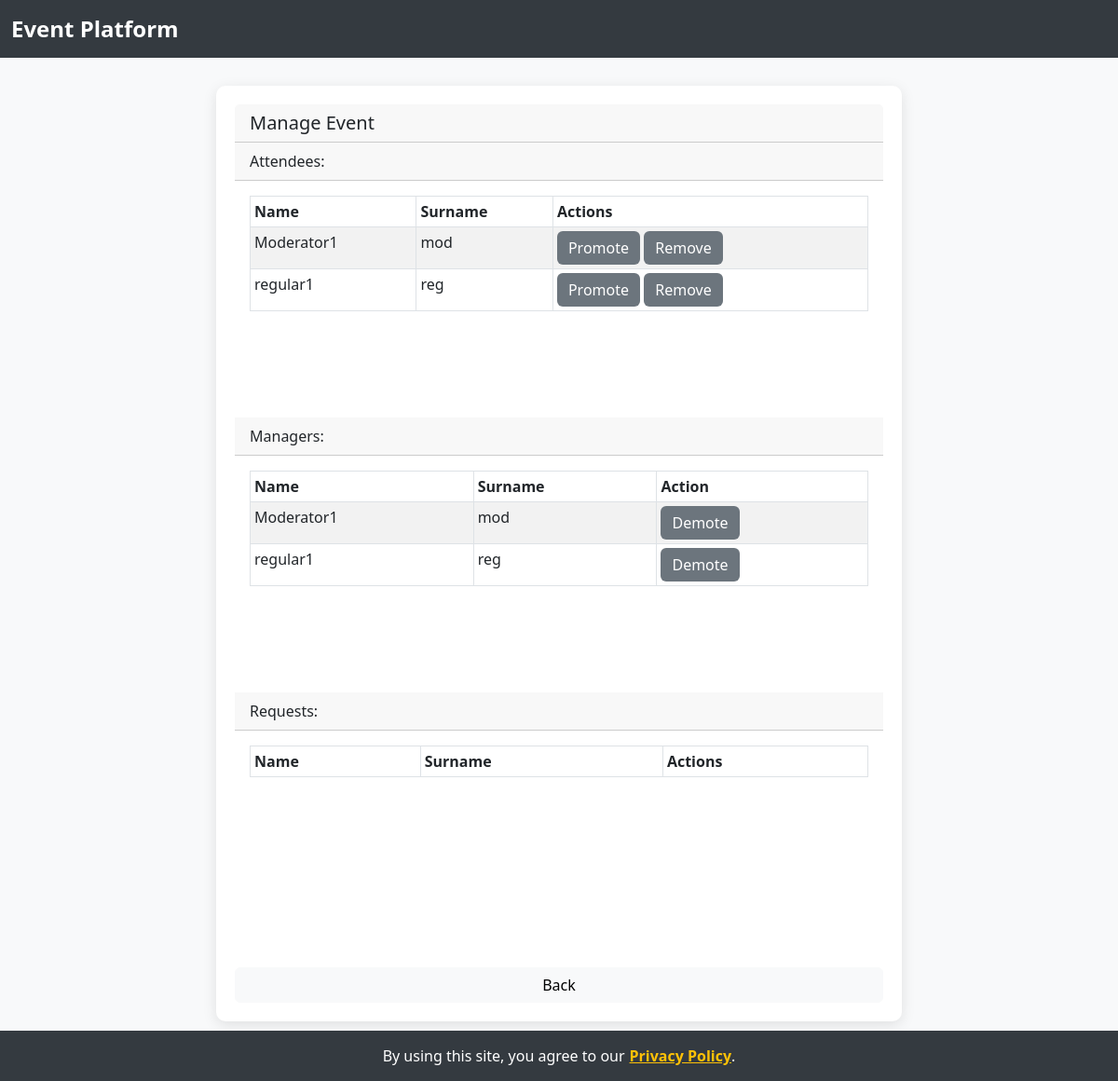
The page /manage_event/4 (signed in) on the database as committed earlier.
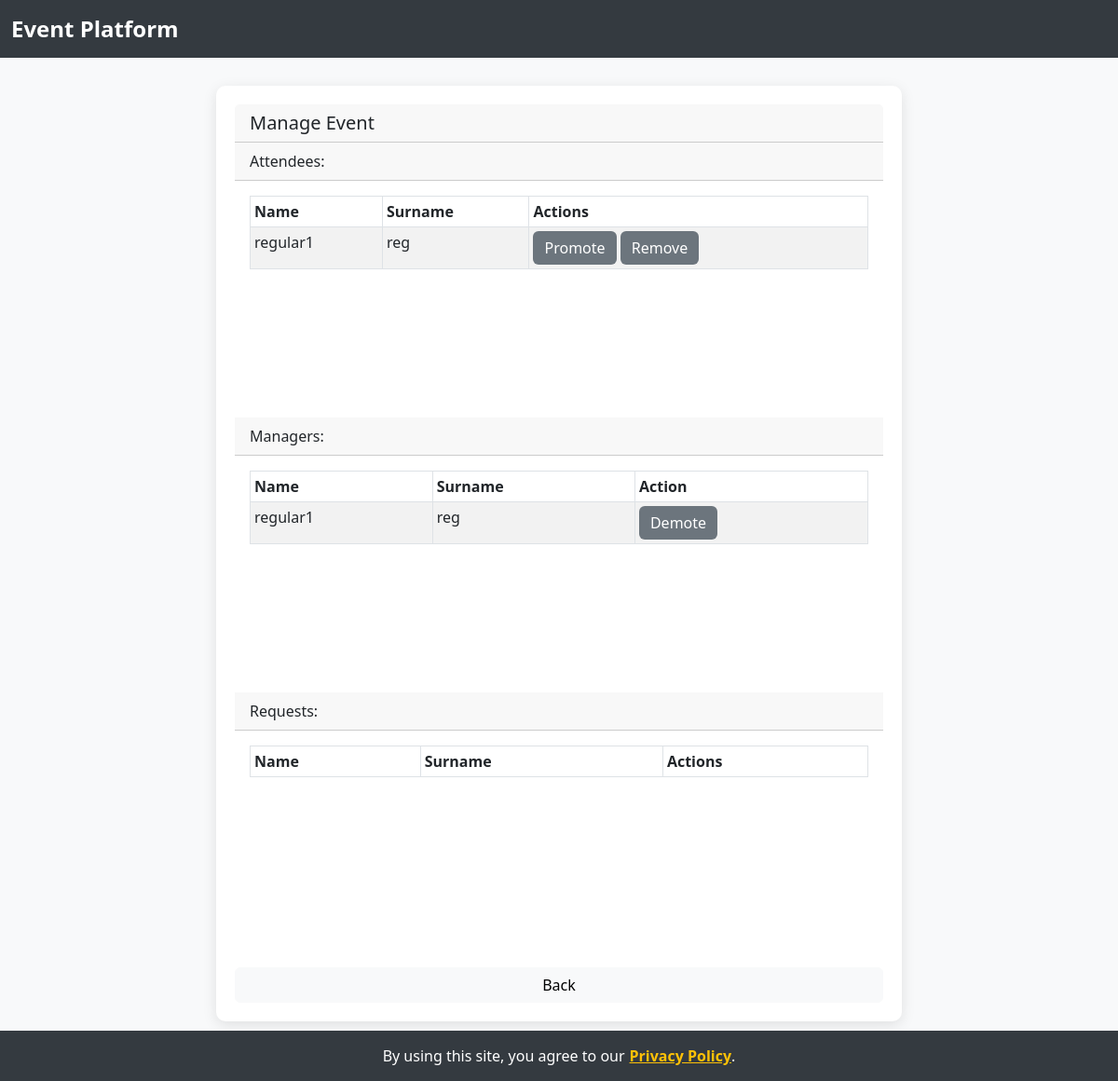
The same page on the database as committed later.
### model.py (models this page shows, shortened)
class Person(db.Model,UserMixin):
    id = db.Column(db.Integer, primary_key=True)
    active = db.Column('is_active', db.Boolean(), nullable=False, server_default='1')
    roles = db.relationship('Role', secondary='user_roles')
    name = db.Column(db.String(100, collation='NOCASE'))
    surname = db.Column(db.String(100, collation='NOCASE'))
    username = db.Column(db.String(100, collation='NOCASE'), nullable=False, unique=True)
    password = db.Column(db.String(255), nullable=False, server_default='')
    gender = db.Column(db.String(255), nullable=True)
    email = db.Column(db.String(255), nullable=True)
    events = db.relationship('Event', backref='owner')
    manages = db.relationship('Event', secondary=mans, lazy='subquery', backref='managedBy')
    attends = db.relationship('Event', secondary=atts, lazy='subquery', backref='attendants')
    requests = db.relationship('Event', secondary=reqs, lazy='subquery', backref='requesters')
    @property
    def role(self):
        return self.roles[0]
    @property
    def is_authenticated(self):
        return True

### app.py (the view)
    def wrapper(*args, **kwargs):
        try:
            return func(*args, **kwargs)
        except SecurityException as se:
            db.session.rollback()
            return render_template(se.page, security_violation = True, se_msg = se.msg, **se.params)
        except PrivacyException as pe:
            db.session.rollback()
            return render_template(pe.page, privacy_violation = True, priv_msg = pe.msg, **pe.params)

### app.py (called while the page is built)
def secure(func):
    def wrapper(*args, **kwargs):
        try:
            return func(*args, **kwargs)
        except SecurityException as se:
            db.session.rollback()
            return render_template(se.page, security_violation = True, se_msg = se.msg, **se.params)
        except PrivacyException as pe:
            db.session.rollback()
            return render_template(pe.page, privacy_violation = True, priv_msg = pe.msg, **pe.params)
    wrapper.__name__ = func.__name__
    return wrapper

@app.route('/manage_event/<int:id>')
@secure
def manage_event(id):
    from project import manage_event
    result=manage_event(id)
    if type(result) == Response:
        return result
    else:
        return render_template('manage_event.html', **result)

### dto.py (called while the page is built)
def _clear_cache():
    PersonDTO._cache = {}
    RoleDTO._cache = {}
    EventDTO._cache = {}
    CategoryDTO._cache = {}
    AdDTO._cache = {}

    def _clones(clones):
        return list(map(lambda o: PersonDTO._clone(o),clones))

    @property
    def role(self):
        return self.roles[0]

    @property
    def is_authenticated(self):
        return True

### templates/manage_event.html (shortened to what this page needs)
{% extends 'backable.html' %}
{% block content %}
<h5 class="card-header">Manage Event</h5>
<div class="card-header">Attendees:</div>
<div class="card-body">
  <div style="overflow: scroll; height: 222px;">
    <table id="attendeesTbl" class="table table-striped table-bordered table-hover table-sm table-responsive" cellspacing="0" width="100%">
      <thead>
        <tr>
          <th>Name</th>
          <th>Surname</th>
          <th>Actions</th>
        </tr>
      </thead>
      <tbody>
        {% for u in event.attendants %}
        <tr>
          <td>{{ u.name }}</td>
          <td>{{ u.surname }}</td>
          <td>
            <a href="{{ url_for('promote_manager', id=u.id, e=event.id) }}"><input type="submit"
            value="Promote" class="btn btn-secondary"></a>
            <a href="{{ url_for('remove_attendee', id=u.id, e=event.id) }}"><input type="submit" value="Remove" class="btn btn-secondary"></a>
          </td>
        </tr>
        {% endfor %}
      </tbody>
    </table>
  </div>
</div>
<div class="card-header">Managers:</div>
<div class="card-body">
  <div style="overflow: scroll; height: 222px;">
    <table id="managersTbl" class="table table-striped table-bordered table-hover table-sm table-responsive" cellspacing="0" width="100%">
      <thead>
        <tr>
          <th>Name</th>
          <th>Surname</th>
          <th>Action</th>
        </tr>
      </thead>
      <tbody>
        {% for u in event.managedBy %}
        <tr>
          <td>{{ u.name }}</td>
          <td>{{ u.surname }}</td>
          <td>
            <a href="{{ url_for('demote_manager', id=u.id, e=event.id) }}"><input type="submit"
            value="Demote" class="btn btn-secondary"></a>
          </td>
        </tr>
        {% endfor %}
      </tbody>
    </table>
  </div>
</div>
<div class="card-header">Requests:</div>
<div class="card-body">
  <div style="overflow: scroll; height: 222px;">
    <table id="requestsTbl" class="table table-striped table-bordered table-hover table-sm table-responsive" cellspacing="0" width="100%">
      <thead>
        <tr>
          <th>Name</th>
          <th>Surname</th>
          <th>Actions</th>
        </tr>
      </thead>
    </table>
  </div>
</div>
{% endblock %}

Rows that differ between the two databases and show on the page:
no longer on this page (row edited): Person: name "Moderator1", surname "mod"
